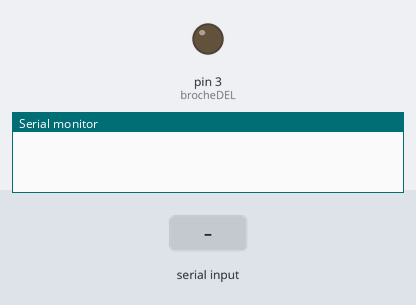
This sketch was run on a simulated Arduino Uno, built with avr-gcc and run on an emulated ATmega328P. Parts: output pins drawn as LEDs (lit = HIGH), the last lines printed to the serial monitor. The test bench sets the inputs (shaded band).

Above: at 1.2 s.
1.3 s: "90,45\n" received over Serial
At 2.0 s:
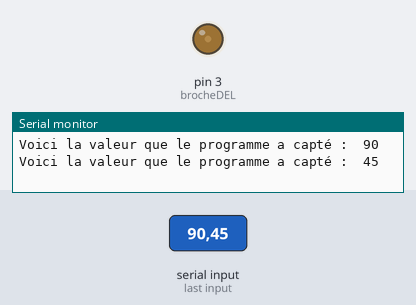
3.9 s: "30,150\n" received over Serial
At 4.8 s:
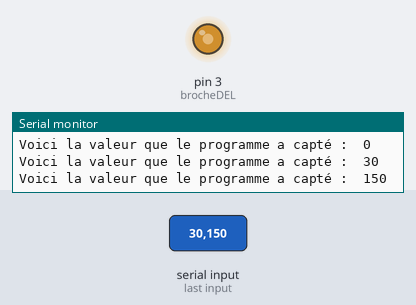
6.5 s: "200\n" received over Serial
At 7.3 s:
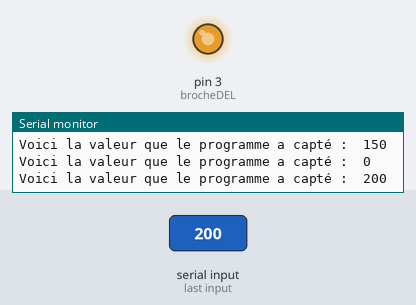
Timing chart, 0 to 9.5 s (numbered marks = the images above; inputs shaded):
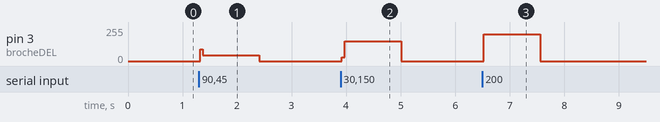

Measured:
- after the input at 1.3 s, pin 3 (brocheDEL): 0/255 → 45/255 at once, → 0/255 1.1 s later
- after the input at 3.9 s, pin 3 (brocheDEL): 0/255 → 150/255 at once, → 0/255 1.1 s later
- after the input at 6.5 s, pin 3 (brocheDEL): 0/255 → 200/255 at once, → 0/255 1.0 s later

The sketch:

Etape3a.ino
```cpp
int intensite = 0;                            // Initialiser la variable rouge en nombre entier.
const int brocheDEL = 3;

void setup()
{
  Serial.begin(9600);           // Établir la communication.
  pinMode( brocheDEL,OUTPUT );     // Sortie pour la DEL.
}

void loop()
{
//  Serial.println("Entrez une valeur entre 0 et 255 dans la zone d'ecriture");
  while (!Serial.available()) { delay(33); }     // Boucle aussi longtemps qu’on n’a pas entré une


  //Serial.parseInt();
  intensite = Serial.parseInt();                // Initialise la variable rouge avec une valeur dans la
  Serial.flush();
  intensite = constrain(intensite, 0, 255);   // Protection pour être dans la plage 0 à 255
  analogWrite( brocheDEL, intensite );           // Initialise l’intensité de la DEL
  Serial.print( "Voici la valeur que le programme a capté :  ");
  //Serial.flush();
  Serial.println( intensite, DEC );            // La valeur est affichée au moniteur en décimale DEC.


  delay(33);
  // HEX pour afficher en hexa.
  //Serial.println( "" );

}
```
